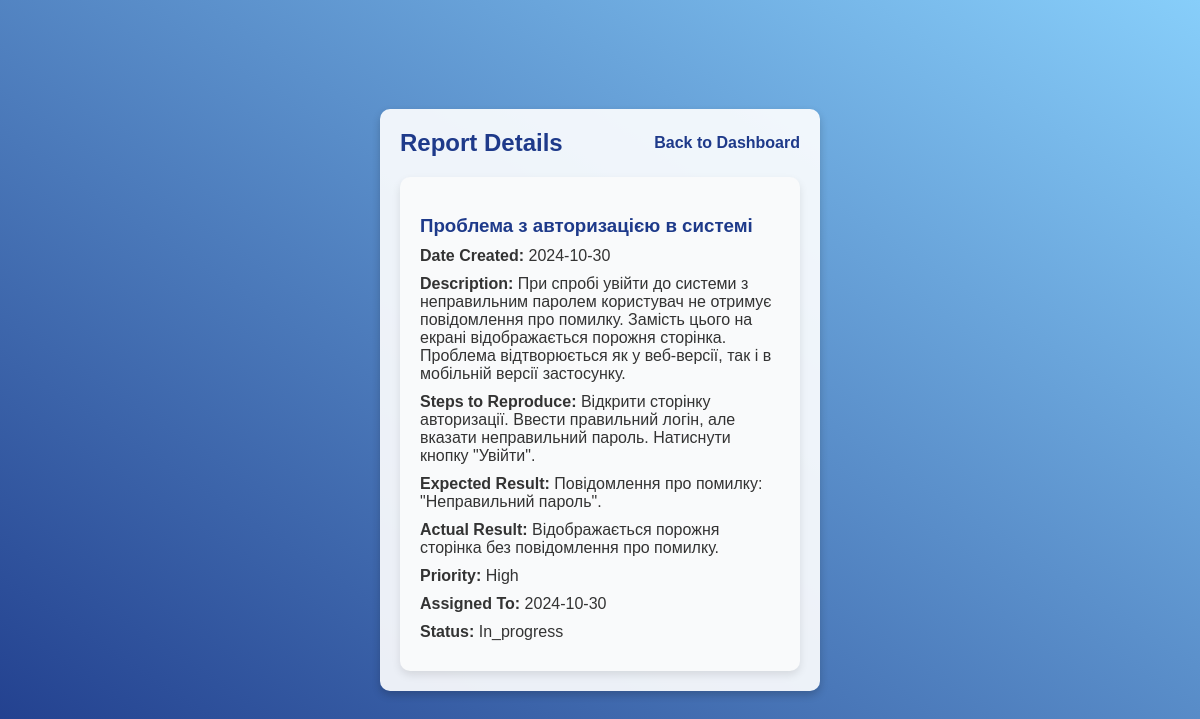
Page /report/1 (signed in) on the committed database.
### app.py (models this page shows)
class Report(db.Model):
    id = db.Column(db.Integer, primary_key=True)
    title = db.Column(db.String(100), nullable=False)
    description = db.Column(db.Text, nullable=False)
    date_posted = db.Column(db.DateTime, nullable=False, default=datetime.utcnow)
    steps = db.Column(db.Text, nullable=True)
    expected_result = db.Column(db.Text, nullable=True)
    actual_result = db.Column(db.Text, nullable=True)
    priority = db.Column(db.String(10), nullable=True)
    assigned = db.Column(db.String(20), nullable=True)
    status = db.Column(db.String(20), nullable=True)
    user_id = db.Column(db.Integer, db.ForeignKey('user.id'), nullable=False)

### app.py (the view)
@app.route("/report/<int:report_id>")
@login_required
def view_report(report_id):
    report = Report.query.get_or_404(report_id)
    return render_template("view_report.html", report=report)

### app.py (called while the page is built)
@login_manager.user_loader
def load_user(user_id):
    return User.query.get(int(user_id))

### templates/view_report.html (shortened to what this page needs)
<!doctype html>
<html lang="en">
<head>
    <link rel="stylesheet" href="{{ url_for('static', filename='style.css') }}">
</head>
<body>
    <div class="container">
        <div class="header">
            <h2>Report Details</h2>
            <a href="{{ url_for('dashboard') }}" class="back-link">Back to Dashboard</a>
        </div>
        <div class="report-details">
            <h3>{{ report.title }}</h3>
            <p><strong>Date Created:</strong> {{ report.date_posted.strftime('%Y-%m-%d') }}</p>
            <p><strong>Description:</strong> {{ report.description }}</p>
            {% if report.steps %}
                <p><strong>Steps to Reproduce:</strong> {{ report.steps }}</p>
            {% endif %}
            {% if report.expected_result %}
                <p><strong>Expected Result:</strong> {{ report.expected_result }}</p>
            {% endif %}
            {% if report.actual_result %}
                <p><strong>Actual Result:</strong> {{ report.actual_result }}</p>
            {% endif %}
            {% if report.priority %}
                <p><strong>Priority:</strong> {{ report.priority | capitalize }}</p>
            {% endif %}
            {% if report.assigned %}
                <p><strong>Assigned To:</strong> {{ report.assigned }}</p>
            {% endif %}
            {% if report.status %}
                <p><strong>Status:</strong> {{ report.status | capitalize }}</p>
            {% endif %}
        </div>
    </div>
</body>
</html>

### static/style.css (style rules this page uses)
body { font-family: Arial, sans-serif; background: linear-gradient(to bottom left, #87CEFA, #1E3A8A); color: #ffffff; display: flex; justify-content: center; align-items: center; height: 100vh; margin: 0; }
.container { width: 100%; max-width: 400px; background-color: rgba(255, 255, 255, 0.9); padding: 20px; border-radius: 10px; box-shadow: 0px 4px 8px rgba(0, 0, 0, 0.2); text-align: center; color: #333; }
h1, h2 { color: #1E3A8A; margin-bottom: 20px; }
a { color: #1E3A8A; text-decoration: none; font-weight: bold; }
.header { display: flex; justify-content: space-between; align-items: center; margin-bottom: 20px; }
.header h2 { color: #1E3A8A; margin: 0; }
h3 { color: #1E3A8A; margin-bottom: 10px; }
.report-details { text-align: left; background-color: #f9fafb; padding: 20px; border-radius: 10px; box-shadow: 0px 4px 8px rgba(0, 0, 0, 0.1); }
.report-details h3 { color: #1E3A8A; margin-bottom: 10px; }
.report-details p { font-size: 1em; margin: 10px 0; }
.report-details strong { color: #333; }

### rows in the picture
Report: title "Проблема з авторизацією в системі", date_posted "2024-10-30", description "При спробі увійти до системи з неправильним паролем користувач не отримує повідомлення про помилку. Замість цього на екрані відображається порожня сторінка. Проблема відтворюється як у веб-версії, так і в мобільній версії застосунку.", steps "Відкрити сторінку авторизації. Ввести правильний логін, але вказати неправильний пароль. Натиснути кнопку \"Увійти\".", expected_result "Повідомлення про помилку: \"Неправильний пароль\".", actual_result "Відображається порожня сторінка без повідомлення про помилку.", priority "High", assigned "2024-10-30", status "In_progress"
